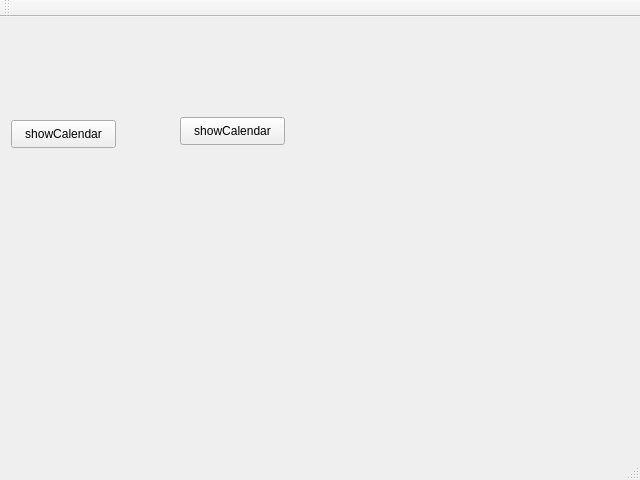
<?xml version="1.0" encoding="UTF-8"?>
<ui version="4.0">
 <class>MainWindow</class>
 <widget class="QMainWindow" name="MainWindow">
  <property name="geometry">
   <rect>
    <x>0</x>
    <y>0</y>
    <width>640</width>
    <height>480</height>
   </rect>
  </property>
  <property name="windowTitle">
   <string>MainWindow</string>
  </property>
  <widget class="QWidget" name="centralWidget">
   <widget class="QPushButton" name="pushButton">
    <property name="geometry">
     <rect>
      <x>11</x>
      <y>103</y>
      <width>105</width>
      <height>28</height>
     </rect>
    </property>
    <property name="text">
     <string>showCalendar</string>
    </property>
   </widget>
   <widget class="QPushButton" name="pushButton_2">
    <property name="geometry">
     <rect>
      <x>180</x>
      <y>100</y>
      <width>105</width>
      <height>28</height>
     </rect>
    </property>
    <property name="text">
     <string>showCalendar</string>
    </property>
   </widget>
  </widget>
  <widget class="QMenuBar" name="menuBar">
   <property name="geometry">
    <rect>
     <x>0</x>
     <y>0</y>
     <width>640</width>
     <height>26</height>
    </rect>
   </property>
  </widget>
  <widget class="QToolBar" name="mainToolBar">
   <attribute name="toolBarArea">
    <enum>TopToolBarArea</enum>
   </attribute>
   <attribute name="toolBarBreak">
    <bool>false</bool>
   </attribute>
  </widget>
  <widget class="QStatusBar" name="statusBar"/>
 </widget>
 <layoutdefault spacing="6" margin="11"/>
 <resources/>
 <connections/>
</ui>
